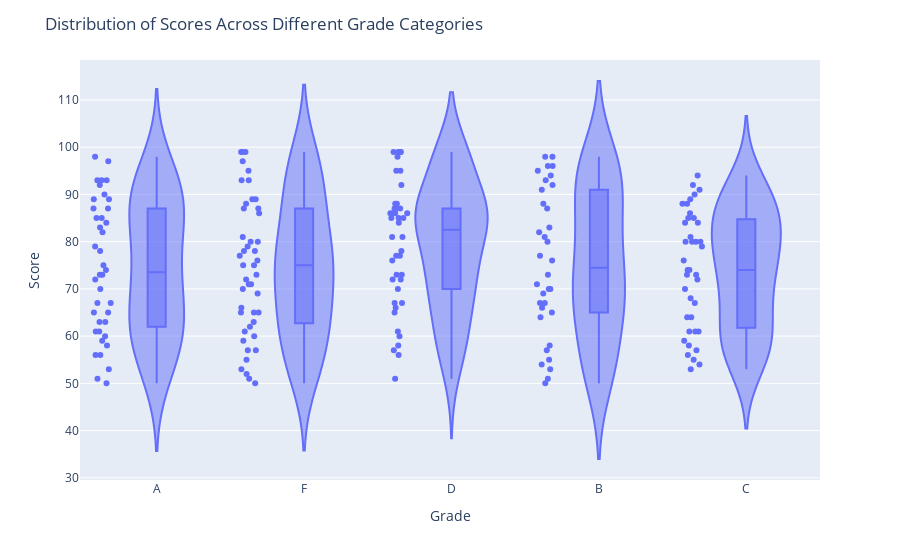

The code cell stored with this chart in its notebook:
### Markdown cell above
Q2.

### Code cell
np.random.seed(15)
data = {
    'Grade': np.random.choice(['A', 'B', 'C', 'D', 'F'], 200),
    'Score': np.random.randint(50, 100, 200)
}

df = pd.DataFrame(data)

fig = px.violin(df, x='Grade', y='Score', box=True, points="all")
fig.update_layout(title='Distribution of Scores Across Different Grade Categories')
fig.show()

### Figure 1 — Plotly figure (JSON) as saved in the notebook; plotly's stock layout.template omitted (floating-point values rounded to 4 significant figures; data arrays with more than 128 entries replaced by an {"elided": "..."} marker saying what was removed)
{"data": [{"alignmentgroup": "True", "box": {"visible": true}, "hovertemplate": "Grade=%{x}<br>Score=%{y}<extra></extra>", "legendgroup": "", "marker": {"color": "#636efa"}, "name": "", "offsetgroup": "", "orientation": "v", "points": "all", "scalegroup": "True", "showlegend": false, "type": "violin", "x": {"elided": "200 str values"}, "x0": " ", "xaxis": "x", "y": {"elided": "200 int values"}, "y0": " ", "yaxis": "y"}], "layout": {"autosize": true, "legend": {"tracegroupgap": 0}, "margin": {"t": 60}, "title": {"text": "Distribution of Scores Across Different Grade Categories"}, "violinmode": "group", "xaxis": {"anchor": "y", "autorange": true, "domain": [0, 1], "range": [-0.5165, 4.5], "title": {"text": "Grade"}, "type": "category"}, "yaxis": {"anchor": "x", "autorange": true, "domain": [0, 1], "range": [29.54, 118.5], "title": {"text": "Score"}, "type": "linear"}}}
